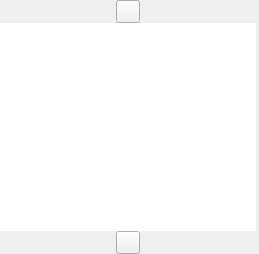
<?xml version="1.0" encoding="UTF-8"?>
<ui version="4.0">
 <class>ExtFilter</class>
 <widget class="COsdExtFilter" name="ExtFilter">
  <property name="geometry">
   <rect>
    <x>0</x>
    <y>0</y>
    <width>259</width>
    <height>254</height>
   </rect>
  </property>
  <property name="sizePolicy">
   <sizepolicy hsizetype="Minimum" vsizetype="Expanding">
    <horstretch>0</horstretch>
    <verstretch>0</verstretch>
   </sizepolicy>
  </property>
  <property name="acceptDrops">
   <bool>false</bool>
  </property>
  <property name="skinBackground" stdset="0">
   <string notr="true">usetransparent=&quot;1&quot;  hideImageWhenTransparent=&quot;1&quot; can_glass=&quot;0&quot;  useSystemColorizationColor=&quot;0&quot;</string>
  </property>
  <property name="buttonsImage" stdset="0">
   <stringlist notr="true">
    <string>img\tree\selectall.png</string>
   </stringlist>
  </property>
  <layout class="QGridLayout" name="gridLayout">
   <property name="leftMargin">
    <number>0</number>
   </property>
   <property name="topMargin">
    <number>0</number>
   </property>
   <property name="rightMargin">
    <number>3</number>
   </property>
   <property name="bottomMargin">
    <number>0</number>
   </property>
   <property name="spacing">
    <number>0</number>
   </property>
   <item row="2" column="0" alignment="Qt::AlignHCenter|Qt::AlignVCenter">
    <widget class="CSkinButton" name="PANEL_DOWN_BUTTON_ID">
     <property name="sizePolicy">
      <sizepolicy hsizetype="Minimum" vsizetype="Minimum">
       <horstretch>0</horstretch>
       <verstretch>0</verstretch>
      </sizepolicy>
     </property>
     <property name="focusPolicy">
      <enum>Qt::NoFocus</enum>
     </property>
     <property name="text">
      <string notr="true"/>
     </property>
     <property name="autoRepeat">
      <bool>true</bool>
     </property>
     <property name="skinImage" stdset="0">
      <stringlist>
       <string>src=&quot;img\tree\paneldown.png&quot;</string>
      </stringlist>
     </property>
    </widget>
   </item>
   <item row="1" column="0">
    <widget class="CSkinPanel" name="SkinPanel">
     <property name="sizePolicy">
      <sizepolicy hsizetype="Expanding" vsizetype="Expanding">
       <horstretch>0</horstretch>
       <verstretch>0</verstretch>
      </sizepolicy>
     </property>
     <property name="palette">
      <palette>
       <active>
        <colorrole role="WindowText">
         <brush brushstyle="SolidPattern">
          <color alpha="255">
           <red>248</red>
           <green>248</green>
           <blue>248</blue>
          </color>
         </brush>
        </colorrole>
        <colorrole role="Text">
         <brush brushstyle="SolidPattern">
          <color alpha="255">
           <red>247</red>
           <green>247</green>
           <blue>247</blue>
          </color>
         </brush>
        </colorrole>
       </active>
       <inactive>
        <colorrole role="WindowText">
         <brush brushstyle="SolidPattern">
          <color alpha="255">
           <red>248</red>
           <green>248</green>
           <blue>248</blue>
          </color>
         </brush>
        </colorrole>
        <colorrole role="Text">
         <brush brushstyle="SolidPattern">
          <color alpha="255">
           <red>247</red>
           <green>247</green>
           <blue>247</blue>
          </color>
         </brush>
        </colorrole>
       </inactive>
       <disabled>
        <colorrole role="WindowText">
         <brush brushstyle="SolidPattern">
          <color alpha="255">
           <red>120</red>
           <green>120</green>
           <blue>120</blue>
          </color>
         </brush>
        </colorrole>
        <colorrole role="Text">
         <brush brushstyle="SolidPattern">
          <color alpha="255">
           <red>120</red>
           <green>120</green>
           <blue>120</blue>
          </color>
         </brush>
        </colorrole>
       </disabled>
      </palette>
     </property>
     <property name="font">
      <font>
       <family>Arial</family>
       <pointsize>9</pointsize>
       <weight>75</weight>
       <bold>true</bold>
       <stylestrategy>PreferAntialias</stylestrategy>
      </font>
     </property>
     <property name="focusPolicy">
      <enum>Qt::NoFocus</enum>
     </property>
     <property name="acceptDrops">
      <bool>true</bool>
     </property>
     <property name="frameShape">
      <enum>QFrame::NoFrame</enum>
     </property>
     <property name="frameShadow">
      <enum>QFrame::Plain</enum>
     </property>
     <property name="lineWidth">
      <number>0</number>
     </property>
     <property name="verticalScrollBarPolicy">
      <enum>Qt::ScrollBarAlwaysOff</enum>
     </property>
     <property name="horizontalScrollBarPolicy">
      <enum>Qt::ScrollBarAlwaysOff</enum>
     </property>
     <property name="editTriggers">
      <set>QAbstractItemView::NoEditTriggers</set>
     </property>
     <property name="showDropIndicator" stdset="0">
      <bool>true</bool>
     </property>
     <property name="dragEnabled">
      <bool>true</bool>
     </property>
     <property name="dragDropMode">
      <enum>QAbstractItemView::DragDrop</enum>
     </property>
     <property name="defaultDropAction">
      <enum>Qt::IgnoreAction</enum>
     </property>
     <property name="selectionMode">
      <enum>QAbstractItemView::SingleSelection</enum>
     </property>
     <property name="textElideMode">
      <enum>Qt::ElideNone</enum>
     </property>
     <property name="verticalScrollMode">
      <enum>QAbstractItemView::ScrollPerPixel</enum>
     </property>
     <property name="horizontalScrollMode">
      <enum>QAbstractItemView::ScrollPerPixel</enum>
     </property>
     <property name="uniformItemSizes">
      <bool>true</bool>
     </property>
     <property name="selectionRectVisible">
      <bool>false</bool>
     </property>
     <property name="skinItemSize" stdset="0">
      <size>
       <width>56</width>
       <height>72</height>
      </size>
     </property>
     <property name="skinBaseSize" stdset="0">
      <size>
       <width>56</width>
       <height>0</height>
      </size>
     </property>
     <property name="skinImage" stdset="0">
      <stringlist notr="true">
       <string>src=&quot;img\tree\treeleftside2.png&quot;</string>
       <string>src=&quot;img\tree\treeleftsidepress2.png&quot;</string>
      </stringlist>
     </property>
     <property name="textRect" stdset="0">
      <rect>
       <x>0</x>
       <y>50</y>
       <width>55</width>
       <height>32</height>
      </rect>
     </property>
     <property name="textAlignment" stdset="0">
      <number>132</number>
     </property>
     <property name="glow" stdset="0">
      <string>glow=&quot;3.2&quot; color=&quot;0x901F1F40&quot;</string>
     </property>
     <property name="extTextRect" stdset="0">
      <rect>
       <x>0</x>
       <y>38</y>
       <width>52</width>
       <height>16</height>
      </rect>
     </property>
     <property name="extTextColor" stdset="0">
      <color alpha="176">
       <red>240</red>
       <green>240</green>
       <blue>240</blue>
      </color>
     </property>
     <property name="glowExtText" stdset="0">
      <string>glow=&quot;4&quot; color=&quot;0xC0101010&quot; samples=&quot;3&quot; indent=&quot;0&quot;</string>
     </property>
     <property name="extTextAlignment" stdset="0">
      <number>2</number>
     </property>
     <property name="extTextFont" stdset="0">
      <font>
       <family>Arial</family>
       <pointsize>8</pointsize>
       <weight>75</weight>
       <bold>true</bold>
       <stylestrategy>PreferAntialias</stylestrategy>
      </font>
     </property>
     <property name="imgRect" stdset="0">
      <rect>
       <x>8</x>
       <y>8</y>
       <width>40</width>
       <height>40</height>
      </rect>
     </property>
	 <property name="imageOverlay" stdset="0">
      <string notr="true">img/tree/treeleftsideOverlay.png</string>
     </property>
    </widget>
   </item>
   <item row="0" column="0" alignment="Qt::AlignHCenter|Qt::AlignVCenter">
    <widget class="CSkinButton" name="PANEL_UP_BUTTON_ID">
     <property name="sizePolicy">
      <sizepolicy hsizetype="Minimum" vsizetype="Minimum">
       <horstretch>0</horstretch>
       <verstretch>0</verstretch>
      </sizepolicy>
     </property>
     <property name="focusPolicy">
      <enum>Qt::NoFocus</enum>
     </property>
     <property name="contextMenuPolicy">
      <enum>Qt::CustomContextMenu</enum>
     </property>
     <property name="text">
      <string notr="true"/>
     </property>
     <property name="autoRepeat">
      <bool>true</bool>
     </property>
     <property name="skinImage" stdset="0">
      <stringlist>
       <string>src=&quot;img\tree\panelup.png&quot;</string>
      </stringlist>
     </property>
    </widget>
   </item>
  </layout>
 </widget>
 <customwidgets>
  <customwidget>
   <class>CSkinButton</class>
   <extends>QToolButton</extends>
   <header>skinbutton.h</header>
  </customwidget>
  <customwidget>
   <class>CSkinPanel</class>
   <extends>QListView</extends>
   <header>SkinPanel.h</header>
  </customwidget>
  <customwidget>
   <class>COsdExtFilter</class>
   <extends>QWidget</extends>
   <header>osdextfilter.h</header>
   <container>1</container>
  </customwidget>
 </customwidgets>
 <resources/>
 <connections/>
</ui>
